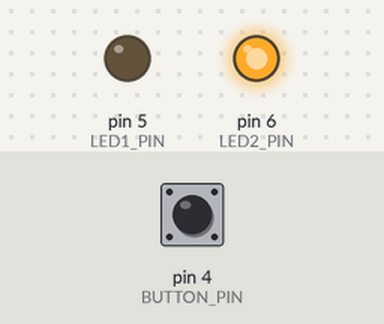
Recording of a sketch running on a simulated Arduino Uno, built with avr-gcc and run on an emulated ATmega328P. Shown: output pins drawn as LEDs (lit = HIGH). Inputs (shaded band) come from the test bench; at power-on: pin 4 (BUTTON_PIN) HIGH.

Above: at 1.2 s.
1.3 s: pin 4 (BUTTON_PIN) pulled LOW for 0.15 s
At 1.37 s:
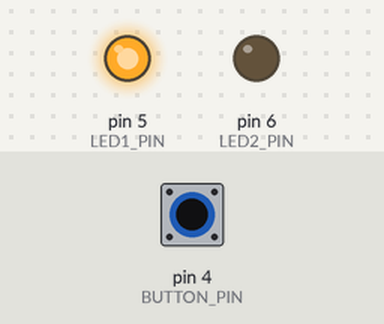
2.9 s: pin 4 (BUTTON_PIN) pulled LOW for 3.2 s
At 7.4 s:
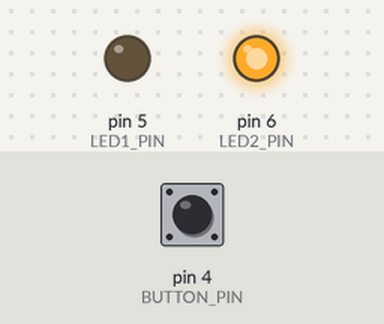
Timing chart, 0 to 8.9 s (numbered marks = the images above; inputs shaded):
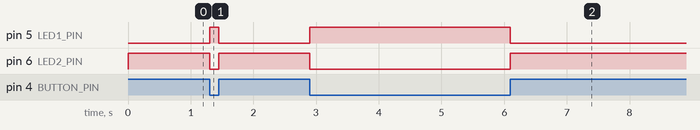

Measured:
- after the input at 1.3 s, pin 5 (LED1_PIN): LOW → HIGH at once, → LOW 0.15 s later; pin 6 (LED2_PIN): HIGH → LOW at once, → HIGH 0.15 s later
- after the input at 2.9 s, pin 5 (LED1_PIN): LOW → HIGH at once, → LOW 3.2 s later; pin 6 (LED2_PIN): HIGH → LOW at once, → HIGH 3.2 s later

The sketch:

Laboratory_Activity_3.ino
```cpp
#include <Arduino.h>

const uint8_t BUTTON_PIN = 4;
const uint8_t LED1_PIN   = 5;
const uint8_t LED2_PIN   = 6;

void setup() {
  pinMode(BUTTON_PIN, INPUT_PULLUP);

  pinMode(LED1_PIN, OUTPUT);
  pinMode(LED2_PIN, OUTPUT);

  digitalWrite(LED1_PIN, LOW);
  digitalWrite(LED2_PIN, HIGH);
}

void loop() {
  const bool pressed = (digitalRead(BUTTON_PIN) == LOW);

  digitalWrite(LED1_PIN, pressed ? HIGH : LOW);

  digitalWrite(LED2_PIN, pressed ? LOW : HIGH);
}
```
